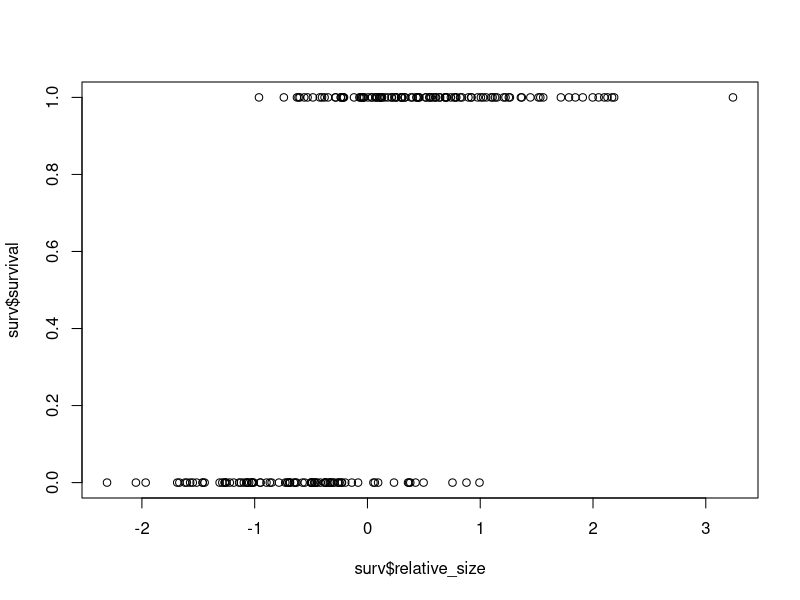
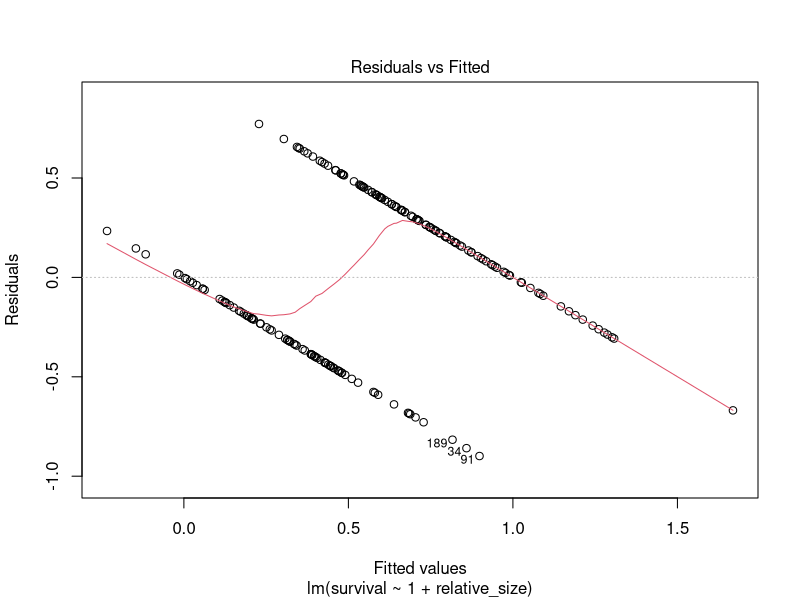
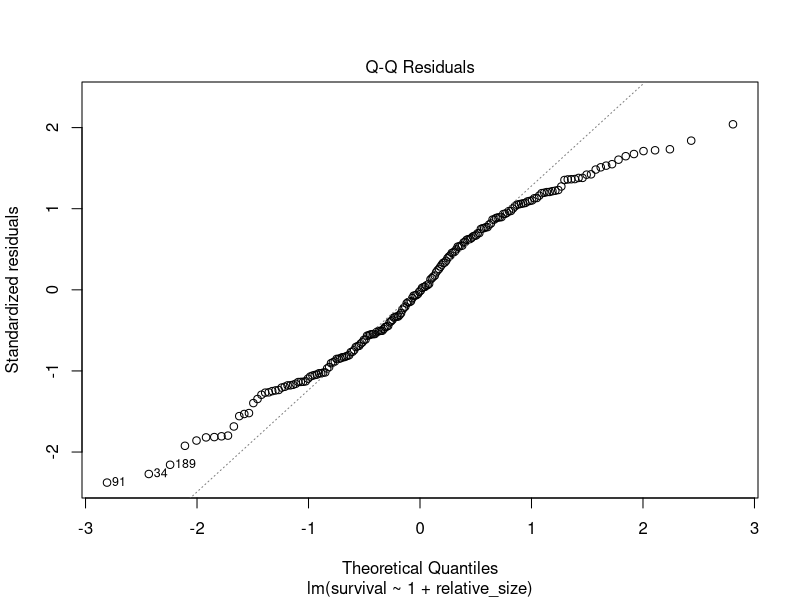
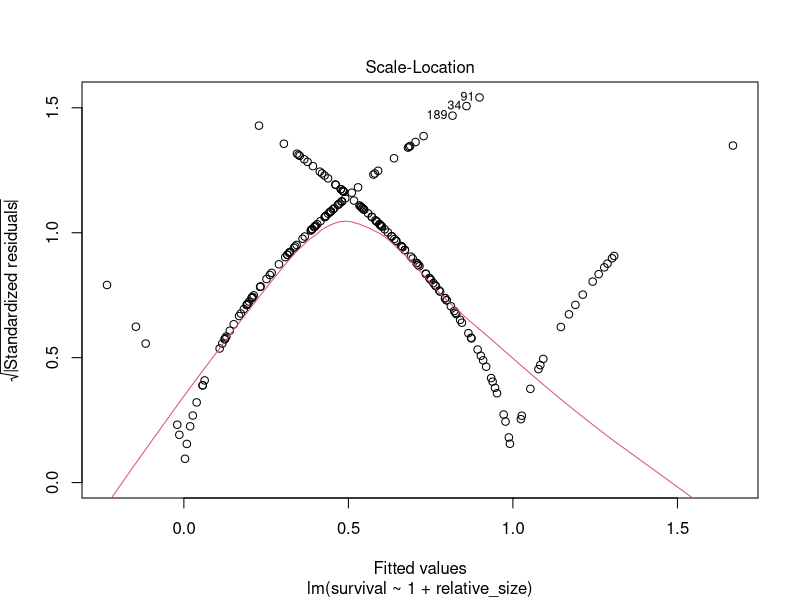
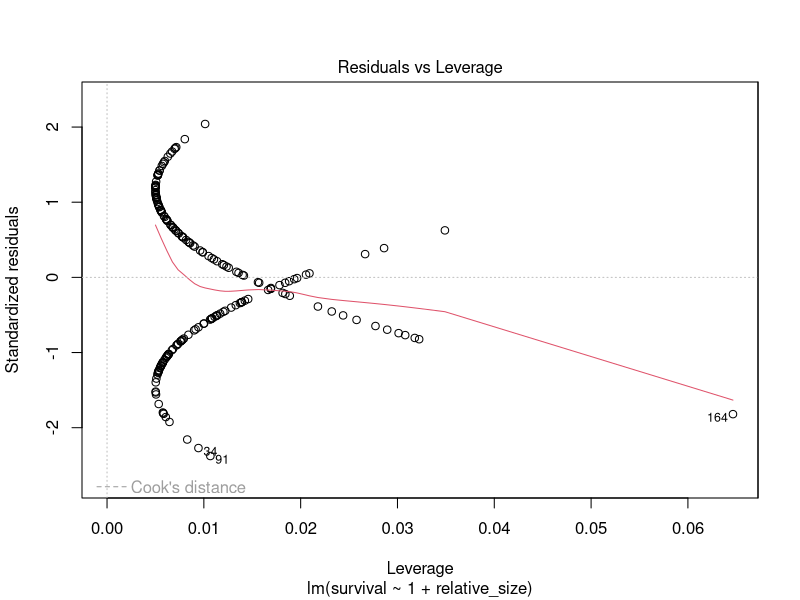
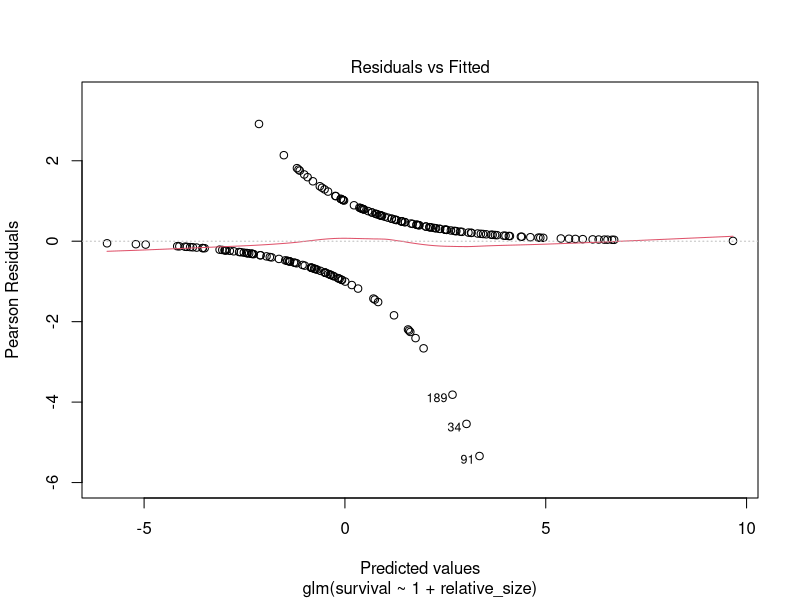
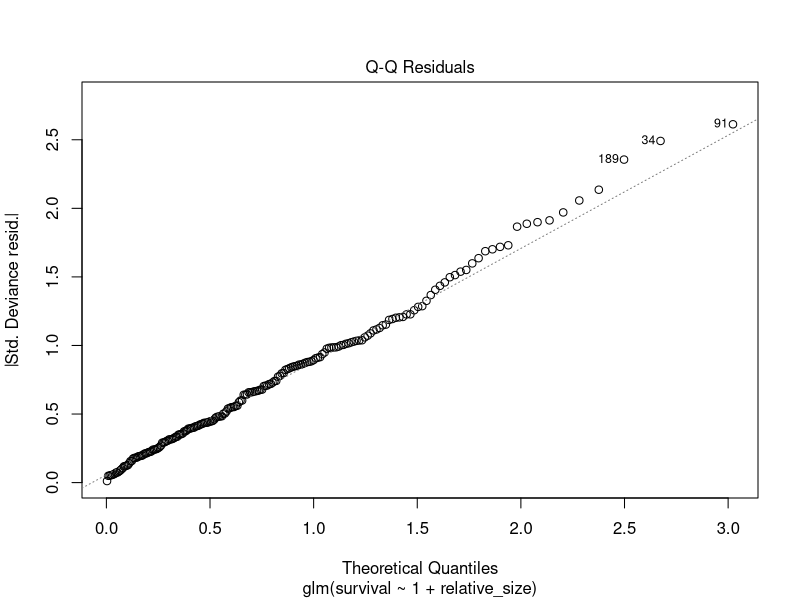
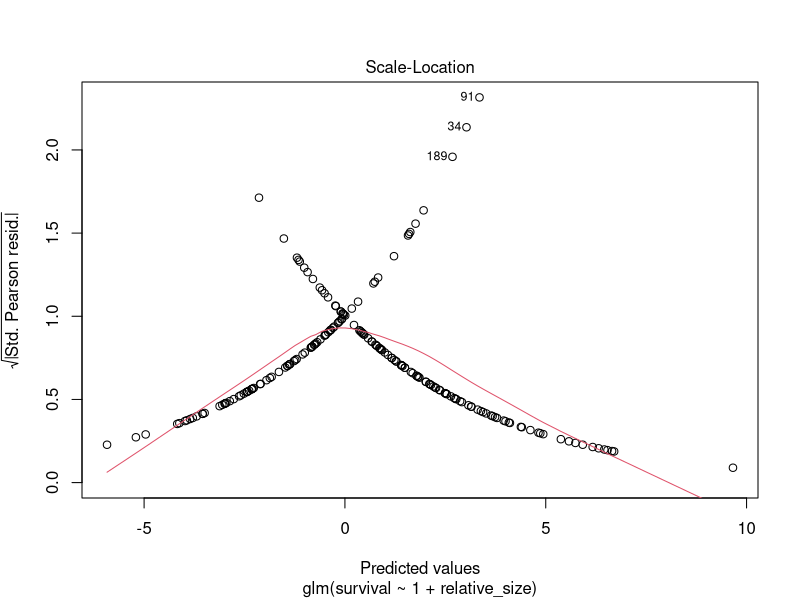

These charts were generated, in order, by the following R code:
surv <- read.csv("Data/survivalsize.csv")
plot(surv$relative_size, surv$survival)

summary(lm(survival ~ 1, data=surv))
summary(glm(survival ~ 1, data=surv, family=binomial))

lmss <- lm(survival ~ 1 + relative_size, data=surv)
glmss <- glm(survival ~ 1 + relative_size, data=surv, family=binomial)

summary(lmss)
summary(glmss)

plogis(0.5610)
plogis(0.5610+1*2.8078)
plogis(0.5610-2*2.8078)

plot(lmss)
plot(glmss)


plot(surv$relative_size, surv$survival)
abline(lmss, col="red")
library(ggplot2)
ggplot(surv, aes(x=relative_size, y=survival))+
  geom_point()+stat_smooth(method="lm")

ggplot(surv, aes(x=relative_size, y=survival))+
  geom_point()+
  stat_smooth(method = "glm", method.args = list(family = "binomial"))

newdat <- data.frame(relative_size=seq(from=-2.2, to=3.5, length.out = 100))
newdat$predictionsurvival <- predict(object = glmss, type = "response", newdata = newdat)
plot(surv$relative_size, surv$survival)
lines(x=newdat$relative_size, y=newdat$predictionsurvival, col="red")


newdat <- data.frame(relative_size=seq(from=-2.2, to=3.5, length.out = 100))
newdat <- predict(object = glmss, type = "response", newdata = newdat, se.fit = TRUE)
plot(surv$relative_size, surv$survival)
lines(x=newdat$relative_size, y=newdat$predictionsurvival, col="red")

newdat$fit +newdat$se.fit*2

newdat$fit -newdat$se.fit*2


newdat <- data.frame(relative_size=seq(from=-2.2, to=3.5, length.out = 100))
fit <- predict(object = glmss, type = "link", newdata = newdat, se.fit = TRUE)
plot(surv$relative_size, surv$survival)

lines(x=newdat$relative_size, y=plogis(fit$fit), col="red", lwd=5)
lines(x=newdat$relative_size, y=plogis(fit$fit-2*fit$se.fit), col="red")
lines(x=newdat$relative_size, y=plogis(fit$fit+2*fit$se.fit), col="red")


survweight <- read.csv("Data/survivalweight.csv")
str(survweight)

ggplot(survweight, aes(x=weight, y=survival, color=sex))+
  geom_point()+
  stat_smooth(method = "glm", method.args = list(family = "binomial"))
summary(glm(survival ~ 1 + sex*weight, data=survweight, family = binomial))



#### Poisson ####

poisson_random_sample <- rpois(n = 10000, lambda = 1)
hist(poisson_random_sample)
mean(poisson_random_sample)
var(poisson_random_sample)

repro <- read.csv("Data/reproduction.csv")
str(repro)
library(ggplot2)
ggplot

hist(repro$reproduction, freq = FALSE)
lines(x = seq(from=-3, to=15, by=0.1),
      y=dnorm(x = seq(from=-3, to=15, by=0.1),
            mean=mean(repro$reproduction),
            sd = sd(repro$reproduction)), col="red")

lmrep <- lm(reproduction ~ 1 + size, data=repro)
summary(lmrep)
plot(repro$size, repro$reproduction)
abline(lmrep, col="red")
plot(lmrep)

glmrep <- glm(reproduction ~ 1 + size*sex, data = repro, family = "quasipoisson")
summary(glmrep)
exp(0.36669+ 10*0.22365)

ggplot(repro, aes(x=size, y=reproduction, color=as.factor(sex)))+
  geom_point()+
  stat_smooth(method = "glm", method.args = list(family = "quasipoisson"))

min(log(repro$reproduction+0.1))
min(log(repro$reproduction+0.01))
min(log(repro$reproduction+0.0001))


harr <- read.csv("Data/Harassment.Data.csv")
str(harr)
head(harr)

glmnm <- glm(Sum.of.Victim_numb ~ 1 + Treatment, family = poisson, data=harr)
summary(glmnm)
exp(-0.01179)

library(lme4)
harr$obsid <- 1:nrow(harr)
glmmnm <- glmer(Sum.of.Victim_numb ~ 1 + Treatment * Phase + (1|Farm) + (1|obsid),
                family = poisson, data=harr)
summary(glmmnm)
plot(glmmnm)
